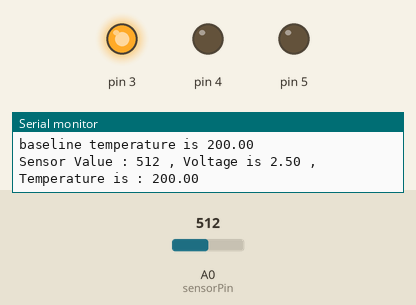
The sketch below on a simulated Arduino Uno, built with avr-gcc and run on an emulated ATmega328P. Shown: output pins drawn as LEDs (lit = HIGH), the last lines printed to the serial monitor. The inputs (shaded band) are chosen by the test bench; at power-on: A0 (sensorPin) = 512.

Above: at 2.2 s.
2.3 s: A0 (sensorPin) set to 515
At 4.4 s:
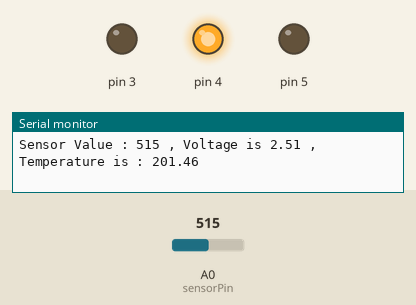
4.8 s: A0 (sensorPin) set to 716
At 5.9 s:
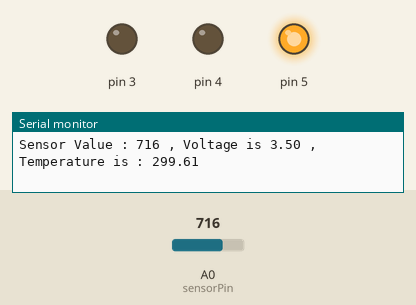
7.3 s: A0 (sensorPin) set to 511
At 10.2 s:
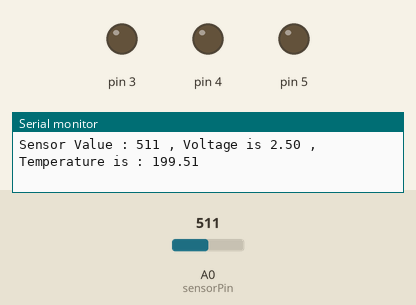
10.5 s: A0 (sensorPin) set to 900
At 11.9 s:
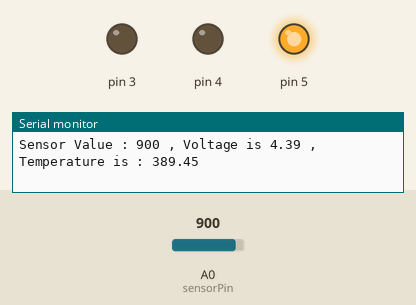
Timing chart, 0 to 13.5 s (numbered marks = the images above; inputs shaded):
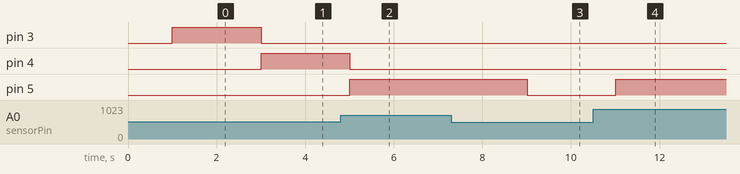

Measured:
- the behaviour switches between 514 and 515 on A0 (sensorPin) (found by bisection; images 0 and 1)
- after the input at 2.3 s, pin 3: HIGH → LOW after 0.70 s; pin 4: LOW → HIGH after 0.70 s
- after the input at 4.8 s, pin 4: HIGH → LOW after 0.21 s; pin 5: LOW → HIGH after 0.21 s
- after the input at 7.3 s, pin 5: HIGH → LOW after 1.7 s
- after the input at 10.5 s, pin 5: LOW → HIGH after 0.51 s

The sketch:

temperatureSensor.ino
```cpp
const int sensorPin = A0;
float baselineTemp = 20.0;

void setup() {
  // put your setup code here, to run once:
  //calibrate the baselineTemp first
  baselineTemp = convertToTemp(analogRead(sensorPin));

  Serial.begin(9600); //open a serial port on 9600
  //setup the LED pins to be output and start LOW
  for (int i = 3; i <=5; ++i){
    pinMode(i,OUTPUT);
    digitalWrite(i,LOW);
  }
  Serial.print("baseline temperature is ");
  Serial.println(baselineTemp);
  //pause for 1 second
  delay(1000);
}

void loop() {
  // put your main code here, to run repeatedly:
  //write the temperature to the screen
  int sensorVal = analogRead(sensorPin);
  Serial.print("Sensor Value : ");
  Serial.print(sensorVal);
  Serial.print(" , Voltage is ");
  Serial.print(convertToVolts(sensorVal));
  Serial.print(" , Temperature is : ");
  Serial.println(convertToTemp(sensorVal));

  float temp = convertToTemp(sensorVal);
  if (temp < baselineTemp){
    digitalWrite(3,LOW);
    digitalWrite(4,LOW);
    digitalWrite(5,LOW);
  }
  else if (temp >= baselineTemp && temp <= baselineTemp+1.0){
    digitalWrite(3,HIGH);
    digitalWrite(4,LOW);
    digitalWrite(5,LOW);
  }else if (temp > baselineTemp + 1.0 && temp <= baselineTemp + 2.0){
    digitalWrite(3,LOW);
    digitalWrite(4,HIGH);
    digitalWrite(5,LOW);
  }else{
    digitalWrite(3,LOW);
    digitalWrite(4,LOW);
    digitalWrite(5,HIGH);
  }
  delay(2000);
}

float convertToTemp(int sensorVal){

  float volts = convertToVolts(sensorVal);
  return (volts - 0.5) * 100.0;
}

float convertToVolts(int sensorVal){

  return (sensorVal / 1024.0) * 5.0;

}
```
